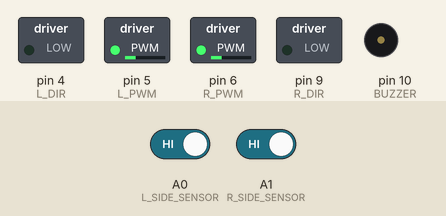
This program was run on a simulated Arduino Uno, built with avr-gcc and run on an emulated ATmega328P. Parts: switched loads named in the program (green lamp = pin HIGH), buzzer (waves = sounding, pin HIGH). Dashed ring = blinking. Inputs (shaded band) come from the test bench; at power-on: A0 (L_SIDE_SENSOR) HIGH, A1 (R_SIDE_SENSOR) HIGH. Random numbers use the default seed unless the program sets one.

Above: at 1.2 s.
1.3 s: A0 (L_SIDE_SENSOR) driven LOW
At 1.92 s:
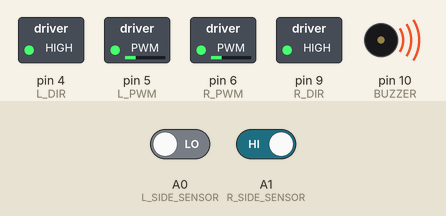
4.3 s: A1 (R_SIDE_SENSOR) driven LOW
At 5.31 s:
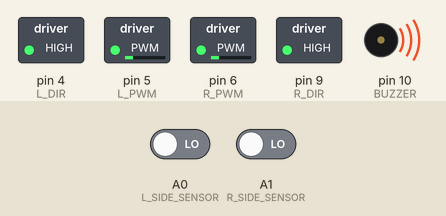
7.3 s: A1 (R_SIDE_SENSOR) driven HIGH
10.3 s: A0 (L_SIDE_SENSOR) driven HIGH
At 11.4 s:
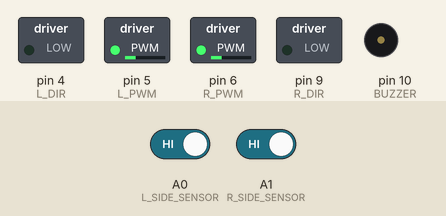
Timing chart, 0 to 12.9 s (numbered marks = the images above; inputs shaded):
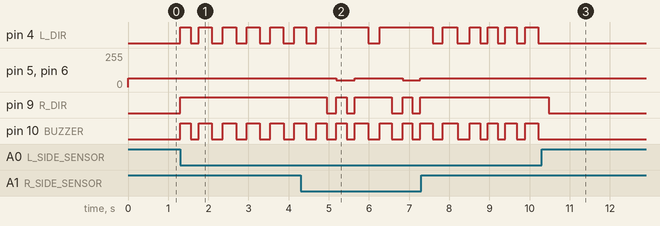

The program:

main.cpp
```cpp
#include <Arduino.h>

#define L_PWM 5
#define L_DIR 4
#define R_PWM 6
#define R_DIR 9
#define PWM_MAX 165

#define L_SIDE_SENSOR A0
#define R_SIDE_SENSOR A1
#define BUZZER 10

void leftMotor(int V);
void rightMotor(int V);
void stopMotor();

void setup()
{
  pinMode(L_DIR, OUTPUT);
  pinMode(R_DIR, OUTPUT);
  pinMode(L_PWM, OUTPUT);
  pinMode(R_PWM, OUTPUT);

  pinMode(L_SIDE_SENSOR, INPUT_PULLUP);
  pinMode(R_SIDE_SENSOR, INPUT_PULLUP);

  pinMode(BUZZER, OUTPUT);
  digitalWrite(BUZZER, 0);

  randomSeed(analogRead(5));
}

void loop()
{
  leftMotor(40);
  rightMotor(40);
  int ran = random(5, 20) * 10;

  if (digitalRead(L_SIDE_SENSOR) == LOW && digitalRead(R_SIDE_SENSOR) == LOW)
  {
    leftMotor(-30);
    rightMotor(-30);
    digitalWrite(BUZZER, 1);
    delay(120 + ran);

    leftMotor(-30);
    rightMotor(30);
    digitalWrite(BUZZER, 0);
    delay(200);
  }

  if (digitalRead(L_SIDE_SENSOR) == LOW)
  {
    leftMotor(-40);
    rightMotor(-40);
    digitalWrite(BUZZER, 1);
    delay(200 + ran);

    leftMotor(40);
    rightMotor(-40);
    digitalWrite(BUZZER, 0);
    delay(140 + ran);
  }

  if (digitalRead(R_SIDE_SENSOR) == LOW)
  {
    leftMotor(-40);
    rightMotor(-40);
    digitalWrite(BUZZER, 1);
    delay(160 + ran);

    leftMotor(-40);
    rightMotor(40);
    digitalWrite(BUZZER, 0);
    delay(140 + ran);
  }
}

void leftMotor(int V)
{
  if (V > 0)
  {
    V = map(V, 0, 100, 0, PWM_MAX);
    digitalWrite(L_DIR, 0);
    analogWrite(L_PWM, V);
  }
  else
  {
    V = abs(V);
    V = map(V, 0, 100, 0, PWM_MAX);
    digitalWrite(L_DIR, 1);
    analogWrite(L_PWM, V);
  }
}

void rightMotor(int V)
{
  if (V > 0)
  {
    V = map(V, 0, 100, 0, PWM_MAX);
    digitalWrite(R_DIR, 0);
    analogWrite(R_PWM, V);
  }
  else
  {
    V = abs(V);
    V = map(V, 0, 100, 0, PWM_MAX);
    digitalWrite(R_DIR, 1);
    analogWrite(R_PWM, V);
  }
}

void stopMotor()
{
  analogWrite(L_PWM, 0);
  analogWrite(R_PWM, 0);
}
```

Measured:
- after the input at 1.3 s, pin 4 (L_DIR), pin 10 (BUZZER): alternates HIGH for 0.33 s and LOW for 0.27 s, starting at once; pin 9 (R_DIR): LOW → HIGH at once
- after the input at 4.3 s, pin 5 (L_PWM), pin 6 (R_PWM): alternates 66/255 for 1.2 s and 49/255 for 0.45 s, starting after 0.88 s; pin 9 (R_DIR): HIGH → LOW after 0.64 s, → HIGH 0.24 s later, → LOW 0.26 s later, → HIGH 0.20 s later, … (8 changes in this stretch)
- after the input at 10.3 s, pin 9 (R_DIR): HIGH → LOW after 0.18 s
